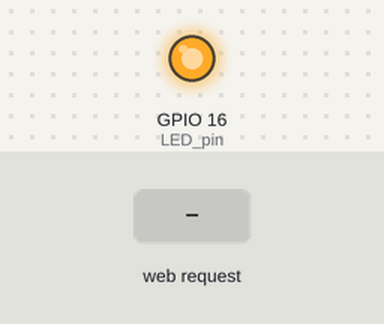
Bench run of a sketch on a simulated ESP8266 (NodeMCU). On the bench: output pins drawn as LEDs (lit = HIGH). The inputs (shaded band) are chosen by the test bench. WiFi joins after 1.5 s; servers stay silent unless stated; what the sketch prints to the serial monitor is not drawn.

Above: at 2.7 s.
2.8 s: HTTP request GET /LED=ON received
At 3.9 s:
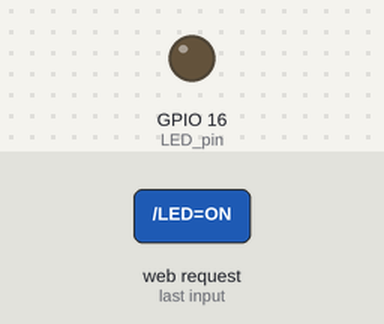
4.3 s: HTTP request GET /LED=OFF received
At 5.1 s:
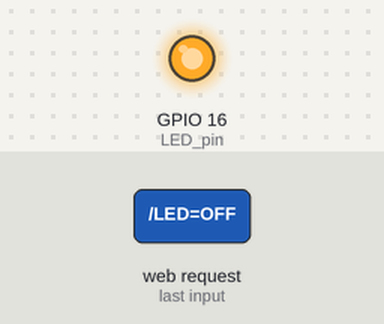
Timing chart, 0 to 7.3 s (numbered marks = the images above; inputs shaded):
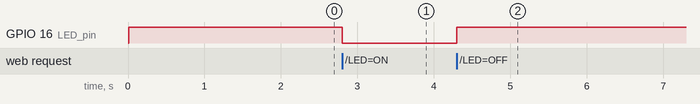

The sketch:

190118_WIFI_IT404_2.ino
```cpp
#include <ESP8266WiFi.h>

const char* ssid = "IT 404";
const char* password = "bitc5600";

WiFiServer server(80);

int LED_pin = 16;
int turn_on = 0;
int turn_off = 1;

void setup()
{
  Serial.begin(115200);

  delay(10);

  pinMode(LED_pin, OUTPUT);
  digitalWrite(LED_pin, turn_off);

  Serial.println();
  Serial.println();
  Serial.print("Connecting to ");
  Serial.println(ssid);

  WiFi.begin(ssid, password);

  while (WiFi.status() != WL_CONNECTED)
  {
    delay(500);
    Serial.print(".");
  }

  Serial.println("");
  Serial.println("WiFi connected");

  server.begin();

  Serial.println("Server started");
  Serial.print("Use this URL to connect: ");
  Serial.print("http://");
  Serial.print(WiFi.localIP());
  Serial.println("/");
}

void loop()
{
  WiFiClient client = server.available();

  if (!client)
  {
    return;
  }

  Serial.println("new client");

  while(!client.available())
  {
    delay(1);
  }

  String request = client.readStringUntil('\r');
  Serial.println(request);
  client.flush();

  int value = turn_off;

  if (request.indexOf("/LED=ON") != -1)
  {
    digitalWrite(LED_pin, turn_on);
    value = turn_on;
  }

  if (request.indexOf("/LED=OFF") != -1)
  {
    digitalWrite(LED_pin, turn_off);
    value = turn_off;
  }


  client.println("HTTP/1.1 200 OK");
  client.println("Content-Type: text/html");
  client.println(""); //  do not forget this one
  client.println("<!DOCTYPE HTML>");
  client.println("<html>");

  client.print("Led pin is now: ");

  if(value == turn_on)
  {
    client.print("On");
  }
  else
  {
    client.print("Off");
  }

  client.println("<br><br>");
  client.println("<a href=\"/LED=ON\"\"><button>Turn Off </button></a>");
  client.println("<a href=\"/LED=OFF\"\"><button>Turn ON </button></a><br />");
  client.println("</html>");

  delay(1);

  Serial.println("Client disonnected");
  Serial.println("");
}
```

Measured:
- after the input at 2.8 s, GPIO 16 (LED_pin): HIGH → LOW at once
- after the input at 4.3 s, GPIO 16 (LED_pin): LOW → HIGH at once
